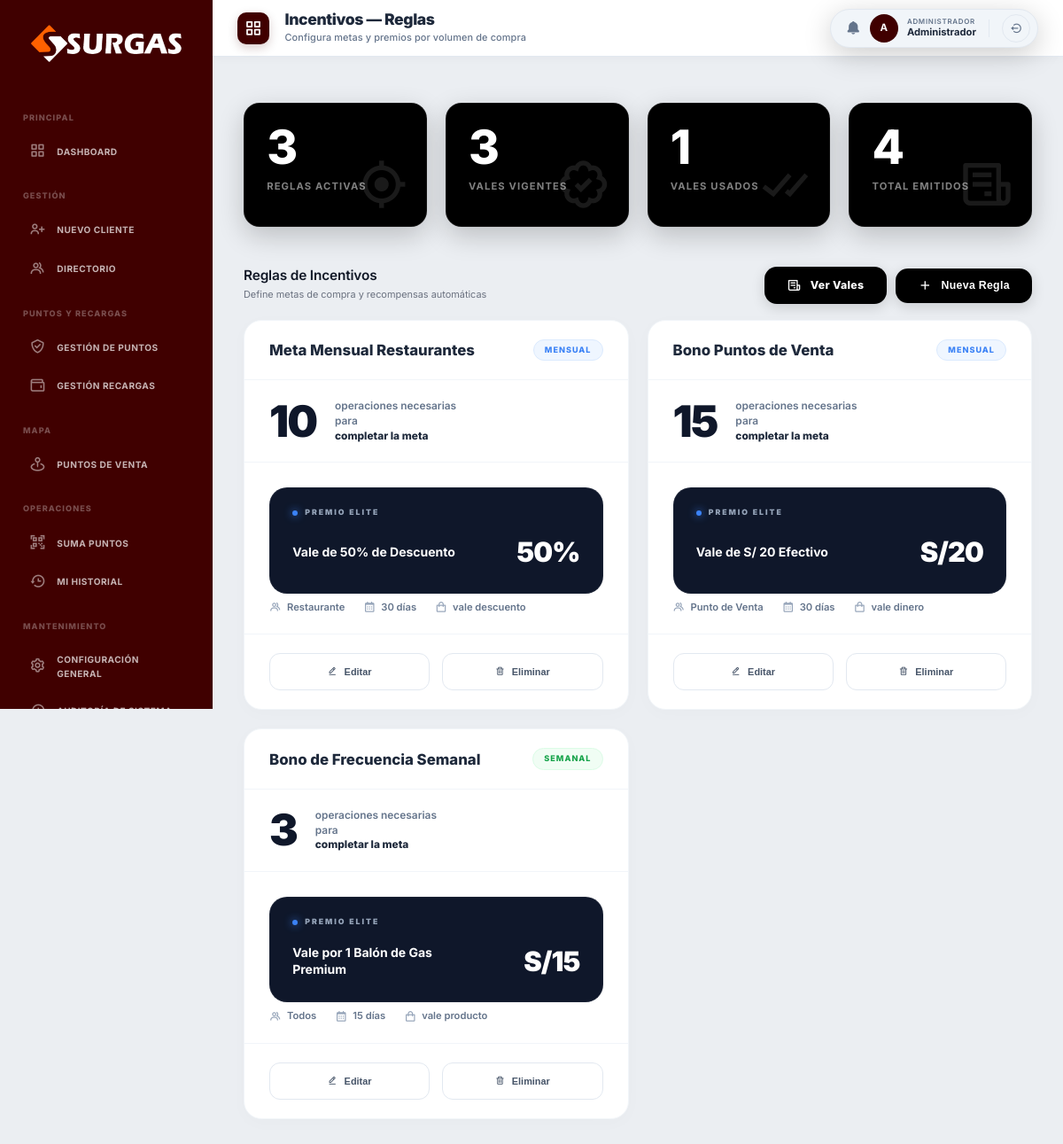
Page /incentivos/reglas (signed in) on the committed database.
### tables this page shows
CREATE TABLE IF NOT EXISTS `incentivos_reglas` (
  `id` int(11) NOT NULL AUTO_INCREMENT,
  `nombre` varchar(150) NOT NULL COMMENT 'Ej: Promo 10 Galones ÔåÆ Vale 50%',
  `descripcion` text DEFAULT NULL COMMENT 'Texto motivacional visible al cliente',
  `tipo_cliente` enum('Todos','Normal','Restaurante','Punto de Venta') NOT NULL DEFAULT 'Todos',
  `meta_cantidad` int(11) NOT NULL DEFAULT 1 COMMENT 'Cantidad m├¡nima de operaciones en el periodo',
  `periodo` enum('semanal','mensual','trimestral') NOT NULL DEFAULT 'mensual',
  `tipo_premio` enum('vale_descuento','vale_producto','vale_dinero') NOT NULL DEFAULT 'vale_descuento',
  `valor_premio` decimal(10,2) NOT NULL DEFAULT 0.00 COMMENT '50 = 50% descuento, o monto fijo',
  `descripcion_premio` varchar(255) NOT NULL DEFAULT '' COMMENT 'Ej: Vale de 50% en tu pr├│xima compra',
  `vigencia_dias` int(11) NOT NULL DEFAULT 30 COMMENT 'D├¡as de validez del vale generado',
  `estado` tinyint(4) NOT NULL DEFAULT 1 COMMENT '1=Activo, 0=Inactivo',
  `fecha_creacion` timestamp NOT NULL DEFAULT current_timestamp(),
  `fecha_actualizacion` timestamp NOT NULL DEFAULT current_timestamp() ON UPDATE current_timestamp(),
  PRIMARY KEY (`id`)
);

### controllers/IncentivoController.php (called while the page is built, shortened)
<?php
require_once __DIR__ . '/../models/IncentivoModel.php';
class IncentivoController {
    private IncentivoModel $model;
    public function __construct() {
        $this->model = new IncentivoModel();
    }
    public function reglas(): void {
        $reglas = $this->model->getAllReglas();
        $stats  = $this->model->getEstadisticas();
        $this->render('incentivos/reglas', [
            'reglas' => $reglas,
            'stats'  => $stats
        ]);
    }
    private function render(string $view, array $data = []): void {
        extract($data);
        require __DIR__ . "/../views/{$view}.php";
    }
}

### config/Database.php (called while the page is built, shortened)
<?php
class Database {
    private static $instance = null;
    public static function getConnection(): PDO {
        if (self::$instance === null) {
            try {
                self::$instance = new PDO(
                    "mysql:host=" . DB_HOST . ";port=" . DB_PORT . ";dbname=" . DB_NAME . ";charset=utf8mb4",
                    DB_USER,
                    DB_PASS,
                    [
                        PDO::ATTR_ERRMODE            => PDO::ERRMODE_EXCEPTION,
                        PDO::ATTR_DEFAULT_FETCH_MODE => PDO::FETCH_ASSOC,
                        PDO::ATTR_EMULATE_PREPARES   => false,
                    ]
                );
                self::$instance->exec("SET time_zone = '-05:00'");
            } catch (PDOException $e) {
                http_response_code(500);
                die(json_encode(['error' => 'DB Connection failed: ' . $e->getMessage()]));
            }
        }
        return self::$instance;
    }
}

### models/IncentivoModel.php (called while the page is built, shortened)
<?php
require_once __DIR__ . '/../config/Database.php';
class IncentivoModel {
    private PDO $db;
    public function __construct() {
        $this->db = Database::getConnection();
    }
    public function getAllReglas(): array {
        $stmt = $this->db->query("SELECT * FROM incentivos_reglas ORDER BY estado DESC, fecha_creacion DESC");
        return $stmt->fetchAll(PDO::FETCH_ASSOC);
    }
    public function getEstadisticas(): array {
        $stats = [];
        $stmt = $this->db->query("SELECT COUNT(*) FROM incentivos_reglas WHERE estado = 1");
        $stats['reglas_activas'] = (int) $stmt->fetchColumn();
        $stmt = $this->db->query("SELECT COUNT(*) FROM incentivos_vales WHERE estado = 'activo'");
        $stats['vales_activos'] = (int) $stmt->fetchColumn();
        $stmt = $this->db->query("SELECT COUNT(*) FROM incentivos_vales WHERE estado = 'usado'");
        $stats['vales_usados'] = (int) $stmt->fetchColumn();
        $stmt = $this->db->query("SELECT COUNT(*) FROM incentivos_vales");
        $stats['vales_total'] = (int) $stmt->fetchColumn();
        return $stats;
    }
}

### views/incentivos/reglas.php (the view, shortened to what this page needs)
<!DOCTYPE html>
<html lang="es">
<head>
    <link rel="stylesheet" href="<?= BASE_URL ?>assets/css/main.css">
    <link rel="stylesheet" href="<?= BASE_URL ?>assets/css/admin-layout.css">
    <link rel="stylesheet" href="<?= BASE_URL ?>assets/css/admin-tables.css">
    <link href='https://unpkg.com/boxicons@2.1.4/css/boxicons.min.css' rel='stylesheet'>
</head>
<body>
<?php include __DIR__ . '/../partials/sidebar_admin.php'; ?>
<div class="admin-layout">
    <div class="main-content">
        <?php include __DIR__ . '/../partials/header_admin.php'; ?>
        <div class="content-body">
            <div class="stats-row">
                <div class="dash-card card-dark">
                    <div class="dash-card-body">
                        <div class="dash-card-number"><?= $stats['reglas_activas'] ?></div>
                        <div class="dash-card-text">Reglas Activas</div>
                        <i class='bx bx-target-lock dash-card-icon'></i>
                    </div>
                </div>
                <div class="dash-card card-orange">
                    <div class="dash-card-body">
                        <div class="dash-card-number"><?= $stats['vales_activos'] ?></div>
                        <div class="dash-card-text">Vales Vigentes</div>
                        <i class='bx bx-badge-check dash-card-icon'></i>
                    </div>
                </div>
                <div class="dash-card card-wine">
                    <div class="dash-card-body">
                        <div class="dash-card-number"><?= $stats['vales_usados'] ?></div>
                        <div class="dash-card-text">Vales Usados</div>
                        <i class='bx bx-check-double dash-card-icon'></i>
                    </div>
                </div>
                <div class="dash-card card-dark">
                    <div class="dash-card-body">
                        <div class="dash-card-number"><?= $stats['vales_total'] ?></div>
                        <div class="dash-card-text">Total Emitidos</div>
                        <i class='bx bx-receipt dash-card-icon'></i>
                    </div>
                </div>
            </div>
            <div class="modern-section-header">
                <div class="section-title-flex">
                    <div class="section-title-text">
                        <h3>Reglas de Incentivos</h3>
                        <span>Define metas de compra y recompensas automáticas</span>
                    </div>
                </div>
                <div class="section-actions">
                    <a href="<?= BASE_URL ?>incentivos/vales" class="btn-primary-premium btn-black-premium">
                        <i class='bx bx-receipt'></i>
                        <span>Ver Vales</span>
                    </a>
                    <button class="btn-primary-premium btn-black-premium" onclick="openModal()">
                        <i class='bx bx-plus'></i>
                        <span>Nueva Regla</span>
                    </button>
                </div>
            </div>
            <?php if (empty($reglas)): ?>
                <div class="empty-state">
                    <i class='bx bx-target-lock'></i>
                    <p>No hay reglas de incentivos configuradas aún.<br>Crea tu primera regla para empezar a motivar a tus clientes.</p>
                </div>
            <?php else: ?>
                <div class="rules-grid" style="display: grid; grid-template-columns: repeat(auto-fill, minmax(380px, 1fr)); gap: 1.5rem;">
                    <?php foreach($reglas as $r): ?>
                    <div class="rule-card <?= $r['estado'] ? '' : 'inactive' ?>">
                        <div class="rule-section rule-header">
                            <h3 class="rule-title"><?= htmlspecialchars($r['nombre']) ?></h3>
                            <span class="rule-badge frecuencia-<?= strtolower($r['periodo']) ?>">
                                <?= strtoupper($r['periodo']) ?>
                            </span>
                        </div>
                        <div class="rule-section">
                            <div class="rule-qty-row">
                                <div class="rule-qty-num"><?= $r['meta_cantidad'] ?></div>
                                <div class="rule-qty-text">
                                    operaciones necesarias<br>para<br><strong>completar la meta</strong>
                                </div>
                            </div>
                        </div>
                        <div class="rule-section">
                            <div class="rule-prize-box">
                                <div class="rule-prize-label">PREMIO ELITE</div>
                                <div class="rule-prize-content">
                                    <div class="rule-prize-text"><?= htmlspecialchars($r['descripcion_premio']) ?></div>
                                    <div class="rule-prize-val">
                                        <?php if ($r['tipo_premio'] === 'vale_descuento'): ?>
                                            <?= (int) $r['valor_premio'] ?>%
                                        <?php else: ?>
                                            S/<?= number_format($r['valor_premio'], 0) ?>
                                        <?php endif; ?>
                                    </div>
                                </div>
                            </div>
                            <div class="rule-meta-footer">
                                <div class="rule-meta-item" title="Tipo de Cliente"><i class='bx bx-group'></i> <?= $r['tipo_cliente'] ?></div>
                                <div class="rule-meta-item" title="Vigencia"><i class='bx bx-calendar'></i> <?= $r['vigencia_dias'] ?> días</div>
                                <div class="rule-meta-item" title="Categoría"><i class='bx bx-shopping-bag'></i> <?= str_replace('_', ' ', $r['tipo_premio']) ?></div>
                            </div>
                        </div>
                        <div class="rule-actions">
                            <button class="btn-rule-ghost" onclick='openModal(<?= json_encode($r) ?>)'>
                                <i class='bx bx-edit-alt'></i> Editar
                            </button>
                            <button type="button" class="btn-rule-ghost btn-delete" onclick="confirmDelete(<?= $r['id'] ?>, '<?= htmlspecialchars(addslashes($r['nombre'])) ?>')">
                                <i class='bx bx-trash'></i> Eliminar
                            </button>
                        </div>
                    </div>
                    <?php endforeach; ?>
                </div>
            <?php endif; ?>
        </div>
    </div>
</div>
</body>
</html>

### index.php (shortened to what this page needs)
<?php
require_once __DIR__ . '/config/Database.php';
$url    = trim($_GET['url'] ?? '', '/');
$method = $_SERVER['REQUEST_METHOD'];
$url = (string) strtok($url, '?');
foreach ($routes as [$routeMethod, $pattern, $controllerName, $action]) {
    if ($method !== $routeMethod || $url !== $pattern) continue;
    $controller = new $controllerName();
    $controller->$action();
    break;
}

### assets/css/main.css (style rules this page uses)
*, *::before, *::after { box-sizing: border-box; margin: 0; padding: 0; }
:root { --primary: #821515; --primary-dk: #6b1111; --dark: #1a1a1a; --dark2: #333333; --bg: #f8f9fc; --card: #ffffff; --text: #2d3436; --muted: #636e72; --success: #27ae60; --error: #e74c3c; --radius: 12px; --shadow: 0 4px 20px rgba(0, 0, 0, .08); --transition: .2s ease; }
body { font-family: 'Outfit', sans-serif; background: radial-gradient(circle at top right, #ffffff, #f8f9fc); background-attachment: fixed; color: var(--text); min-height: 100vh; line-height: 1.6; -webkit-font-smoothing: antialiased; }
a { color: inherit; text-decoration: none; }
.stats-row { display: flex; gap: 1rem; margin: 1.2rem 0; flex-wrap: wrap; }

### assets/css/admin-layout.css (style rules this page uses)
:root { --bg: #EBEEF2; --surface: #ffffff; --surface-low: #F8F9FB; --surface-hi: #ECEEF2; --sidebar-bg: #400000; --primary: #400000; --accent: #C4722A; --primary-glow: rgba(128, 0, 0, 0.10); --on-surface: #111827; --on-secondary: #374151; --on-muted: #6B7280; --on-light: #9CA3AF; --outline: #E5E7EB; --outline-med: #D1D5DB; --surface-br: #E5E7EB; --green: #059669; --red: #DC2626; --red-soft: #FEF2F2; --red-border: #FECACA; --sidebar-width: 240px; --radius-xs: 6px; --radius-sm: 8px; --radius-md: 12px; --radius-lg: 16px; --radius-xl: 20px; --transition: 0.2s cubic-bezier(0.4, 0, 0.2, 1); --shadow-sm: 0 1px 2px rgba(0,0,0,0.05), 0 1px 4px rgba(0,0,0,0.04); --shadow-md: 0 2px 8px rgba(0,0,0,0.06), 0 1px 3px rgba(0,0,0,0.04); --shadow-lg: 0 10px 30px rgba(0,0,0,0.10); }
*, *::before, *::after { box-sizing: border-box; margin: 0; padding: 0; }
html { font-size: 14px; }
body { background: var(--bg); font-family: 'Inter', system-ui, sans-serif; color: var(--on-surface); min-height: 100vh; display: flex; -webkit-font-smoothing: antialiased; -moz-osx-font-smoothing: grayscale; }
.admin-layout { flex: 1; margin-left: var(--sidebar-width); display: flex; flex-direction: column; min-width: 0; min-height: 100vh; transition: margin-left var(--transition); }
.dash-card { background: #000000; border-radius: 18px; border: 1px solid rgba(255,255,255,0.08); box-shadow: 0 10px 30px rgba(0,0,0,0.2); position: relative; overflow: hidden; display: flex; flex-direction: column; transition: all 0.3s cubic-bezier(0.4, 0, 0.2, 1); min-height: 140px; }
.dash-card-body { padding: 1.6rem 1.8rem; flex: 1; position: relative; z-index: 2; display: flex; flex-direction: column; }
.dash-card-number { font-size: 3.8rem; font-weight: 800; margin-bottom: 0; line-height: 1; color: #ffffff; letter-spacing: -2.5px; }
.dash-card-text { font-size: 0.8rem; margin-top: 10px; font-weight: 700; color: rgba(255,255,255,0.5); text-transform: uppercase; letter-spacing: 0.1em; }
.dash-card-icon { position: absolute; bottom: 15px; right: 18px; font-size: 64px; opacity: 0.1; z-index: 1; color: #ffffff; }
.card-orange .dash-card-number { color: #ffffff; }
.card-wine .dash-card-number { color: #ffffff; }
.card-dark .dash-card-number { color: #ffffff; }

### assets/css/admin-tables.css (style rules this page uses)
.modern-section-header { display: flex; justify-content: space-between; align-items: flex-start; margin-bottom: 1.25rem; padding-top: 0.75rem; gap: 2rem; }
.section-title-flex { display: flex; align-items: flex-start; flex: 1; }
.section-title-text { display: flex; flex-direction: column; }
.section-title-text h3 { margin: 0; font-size: 1.1rem; font-weight: 600; color: #111827; letter-spacing: -0.01em; line-height: 1.3; }
.section-title-text span { display: block; font-size: 0.78rem; color: #6B7280; font-weight: 400; margin-top: 4px; line-height: 1.4; }
.section-actions { display: flex; align-items: center; gap: 0.75rem; justify-content: flex-end; }
.btn-primary-premium { background: #000000; color: #fff; padding: 10px 20px; border-radius: 8px; font-weight: 700; font-size: 0.88rem; display: inline-flex; align-items: center; gap: 10px; text-decoration: none; transition: all 0.3s; border: none; cursor: pointer; box-shadow: 0 4px 12px rgba(0,0,0,0.15); position: relative; overflow: hidden; }
.btn-primary-premium::before { content: ''; position: absolute; top: 0; left: -100%; width: 60%; height: 100%; background: linear-gradient(to right, rgba(255,255,255,0) 0%, rgba(255,255,255,0.12) 50%, rgba(255,255,255,0) 100%); transform: skewX(-25deg); animation: shine 3s infinite ease-in-out; }

### rows in the picture
incentivos_reglas: estado "1", nombre "Bono de Frecuencia Semanal", periodo "SEMANAL", meta_cantidad "3", descripcion_premio "Vale por 1 Balón de Gas Premium", valor_premio "15", tipo_cliente "Todos", vigencia_dias "15", tipo_premio "vale producto"
incentivos_reglas: nombre "Meta Mensual Restaurantes", periodo "MENSUAL", meta_cantidad "10", descripcion_premio "Vale de 50% de Descuento", valor_premio "50", tipo_cliente "Restaurante", vigencia_dias "30", tipo_premio "vale descuento"
incentivos_reglas: nombre "Bono Puntos de Venta", periodo "MENSUAL", meta_cantidad "15", descripcion_premio "Vale de S/ 20 Efectivo", valor_premio "20", tipo_cliente "Punto de Venta", vigencia_dias "30", tipo_premio "vale dinero"

### other values in the picture
$stats['reglas_activas'] "3"
$stats['vales_activos'] "3"
$stats['vales_total'] "4"
